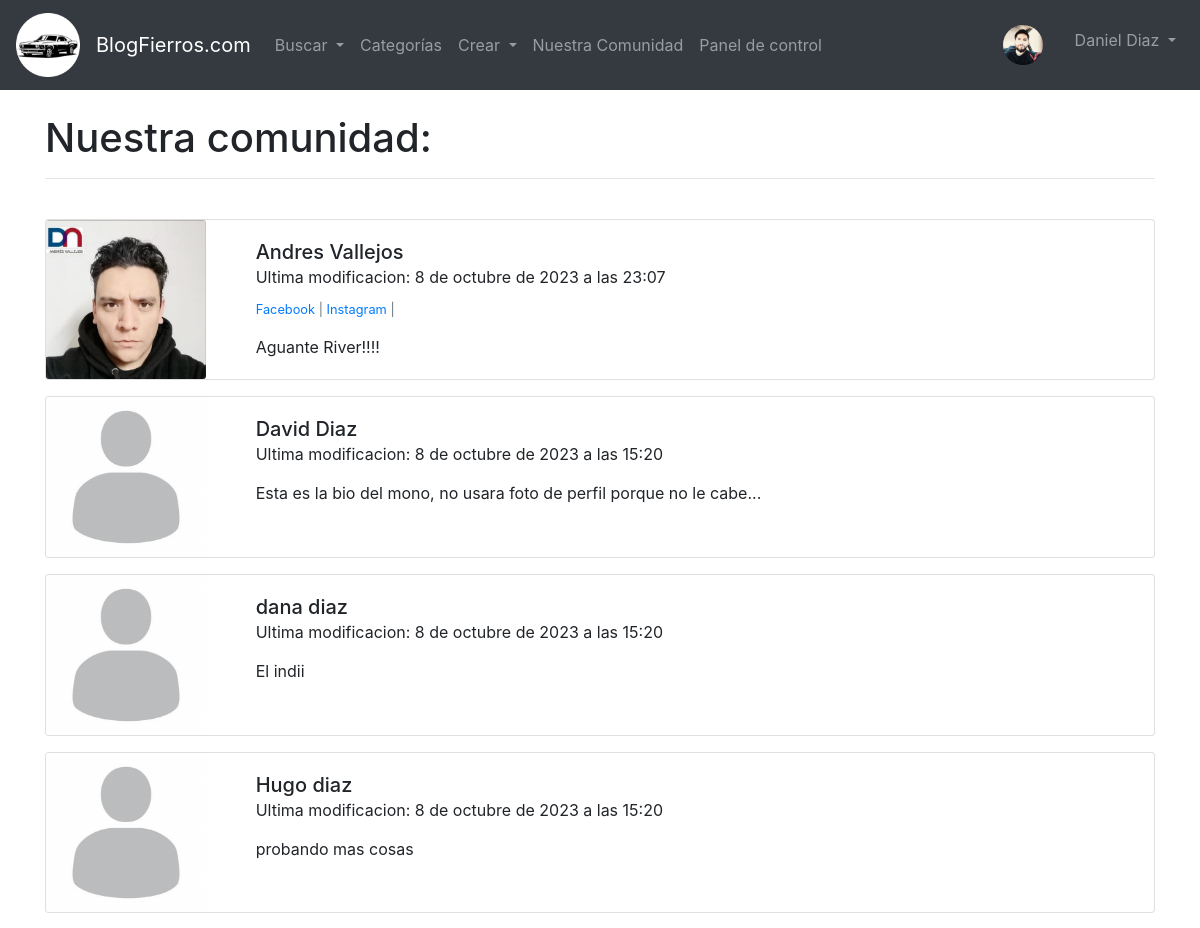
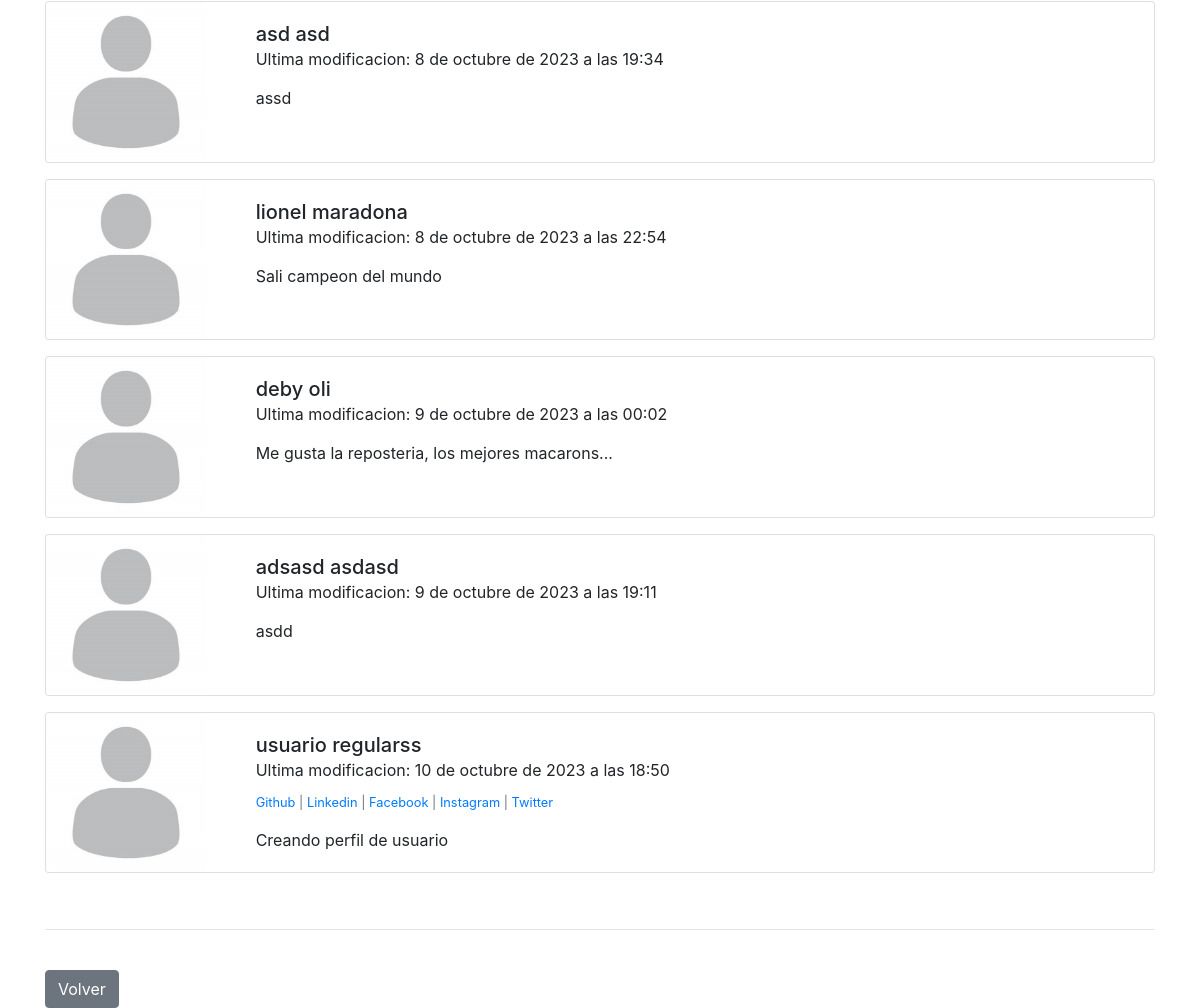
Page /members/profile_list (signed in) on the committed database (2 pictures, top to bottom).
### appfierros/models.py (models this page shows, shortened)
class Profile(models.Model):
	user = models.OneToOneField(User, null=True, on_delete=models.CASCADE)
	bio = models.TextField()
	profile_pic = models.ImageField(null=True, blank=True, upload_to="images/profile")
	github_url = models.CharField(max_length=255, null=True, blank=True)
	linkedin_url = models.CharField(max_length=255, null=True, blank=True)
	facebook_url = models.CharField(max_length=255, null=True, blank=True)
	instagram_url = models.CharField(max_length=255, null=True, blank=True)
	twitter_url = models.CharField(max_length=255, null=True, blank=True)
	date_modified = models.DateTimeField(User, auto_now=True)

### members/views.py (the view)
# urls.py: path('profile_list', views.profile_list, name="profile_list"),
def profile_list(request):
	if request.user.is_authenticated:
		profiles = Profile.objects.exclude(user=request.user)
		return render(request, 'registration/profile_list.html', {"profiles":profiles})
	else:
		messages.success(request, ("Debes iniciar sesión para ingresar a esta sección"))
		return redirect('home')

### members/templates/registration/profile_list.html
{% extends 'base.html' %}
{% load static %}
{% block content %}
<h1>Nuestra comunidad:</h1>
<hr>
<br/>
{% if profiles %}
	{% for profile in profiles %}
<div class="card mb-3">
  <div class="row no-4">
    <div class="col-md-2">
{% if profile.profile_pic %}
      <img src="{{ profile.profile_pic.url }}" class="card-img">
{% else %}
      <img src="{% static 'appfierros/images/default.png'%}" class="card-img">
{% endif %}
      </div>
      <div class="col-md-8">
        <div class="card-body">
          <h5 class="card-title">{{ profile.user.first_name }} {{ profile.user.last_name}}         <p class="card-text"><small class="text-body-secondary">Ultima modificacion: {{ profile.date_modified }}</small></h5>
          <p class="small text-muted">
            {% if profile.github_url %}
              <a href="{{ profile.github_url }}" target="_blank">Github</a> |
            {% endif %}
            {% if profile.linkedin_url %}
              <a href="{{ profile.linkedin_url }}" target="_blank">Linkedin</a> |
            {% endif %}
            {% if profile.facebook_url %}
              <a href="{{ profile.facebook_url }}" target="_blank">Facebook</a> |
            {% endif %}
            {% if profile.instagram_url %}
              <a href="{{ profile.instagram_url }}" target="_blank">Instagram</a> |
            {% endif %}
            {% if profile.twitter_url %}
              <a href="{{ profile.twitter_url }}" target="_blank">Twitter</a>
            {% endif %}
      </p>
        <p class="card-text">{{ profile.bio }}</p>
      </div>
    </div>
  </div>
</div>
	{% endfor %}
{% endif %}
<br/>
<hr>
<br/>
<a href="{% url 'home' %}" class="btn btn-secondary">Volver</a>
<br/>
{% endblock %}

### appfierros/templates/base.html (shortened to what this page needs)
<!doctype html>
<html lang="en">
  <head>
	{% load static %}
    <link rel="stylesheet" href="https://cdn.jsdelivr.net/npm/bootstrap@4.4.1/dist/css/bootstrap.min.css">
  </head>
  <body>
    <nav class="navbar navbar-expand-lg navbar-dark bg-dark">
      <a class="navbar-brand" href="{% url 'home' %}">
        <img src="/static/appfierros/images/blogfierros.png" width="64" height="64" alt="">
      </a>
  <a class="navbar-brand" href="{% url 'home' %}">BlogFierros.com</a>
      <ul class="navbar-nav mr-auto">
        <li class="nav-item dropdown">
          <a class="nav-link dropdown-toggle" href="#" id="navbarDropdown" role="button" data-toggle="dropdown" aria-haspopup="true" aria-expanded="false">
            Buscar
          </a>
        </li>
      </ul>
  <div class="collapse navbar-collapse" id="navbarSupportedContent">
    <ul class="navbar-nav mr-auto">
        <li class="nav-item">
          <a class="nav-link" href="{% url 'categoria-list' %}">Categorías</a>
        </li>
      {% if user.is_authenticated %}
        {% if user.is_superuser or user.is_staff %}
        <li class="nav-item dropdown">
          <a class="nav-link dropdown-toggle" href="#" id="navbarDropdown" role="button" data-toggle="dropdown" aria-haspopup="true" aria-expanded="false">
            Crear
          </a>
        {% endif %}
          </li>
          <li class="nav-item">
            <a class="nav-link" href="{% url 'profile_list' %}">Nuestra Comunidad</a>
          </li>
        {% if user.is_superuser %}
          <li class="nav-item">
            <a class="nav-link" href="{% url 'admin:index' %}">Panel de control</a>
          </li>
        {% endif %}
      {% endif %}
    </ul>
    {% if user.is_authenticated %}
        <ul class="navbar-nav ml-auto">
          <li class="nav-link navbar-brand">
      {% if user.profile.profile_pic %}
            <a href="{% url 'show_profile_page' user.profile.id %}"><img src="{{ user.profile.profile_pic.url }}" class="rounded-circle" width="40">
      {% else %}
        {% if user.profile.id %}
          <a href="{% url 'show_profile_page' user.profile.id %}"><img src="{% static 'appfierros/images/default.png'%}" class="rounded-circle" width="40">
        {% else %}
          <a href="#"><img src="{% static 'appfierros/images/default.png'%}" class="rounded-circle" width="40">
        {% endif %}
      {% endif %}
          </li>
        <li class="nav-item dropdown">
          <a class="nav-link dropdown-toggle" href="#" id="navbarDropdown" role="button" data-toggle="dropdown" aria-haspopup="true" aria-expanded="false">
            {{user.first_name}} {{user.last_name}}
          </a>
        </li>
        </ul>
    {% endif %}
  </div>
</nav>
    <div class="container">
      {% block content %}
      {% endblock %}
    </div>
  </body>
</html>

### rows in the picture
Profile: profile_pic (picture), user.first_name "Andres", user.last_name "Vallejos", date_modified "8 de octubre de 2023 a las 23:07", bio "Aguante River!!!!"
Profile: user.first_name "David", user.last_name "Diaz", date_modified "8 de octubre de 2023 a las 15:20", bio "Esta es la bio del mono, no usara foto de perfil porque no le cabe..."
Profile: user.first_name "dana", user.last_name "diaz", date_modified "8 de octubre de 2023 a las 15:20", bio "El indii"
Profile: user.first_name "Hugo", user.last_name "diaz", date_modified "8 de octubre de 2023 a las 15:20", bio "probando mas cosas"
Profile: user.first_name "asd", user.last_name "asd", date_modified "8 de octubre de 2023 a las 19:34", bio "assd"
Profile: user.first_name "lionel", user.last_name "maradona", date_modified "8 de octubre de 2023 a las 22:54", bio "Sali campeon del mundo"
Profile: user.first_name "deby", user.last_name "oli", date_modified "9 de octubre de 2023 a las 00:02", bio "Me gusta la reposteria, los mejores macarons..."
Profile: user.first_name "adsasd", user.last_name "asdasd", date_modified "9 de octubre de 2023 a las 19:11", bio "asdd"
Profile: user.first_name "usuario", user.last_name "regularss", date_modified "10 de octubre de 2023 a las 18:50", bio "Creando perfil de usuario"

### other values in the picture
{{ user.first_name }} "Daniel"
{{ user.last_name }} "Diaz"
